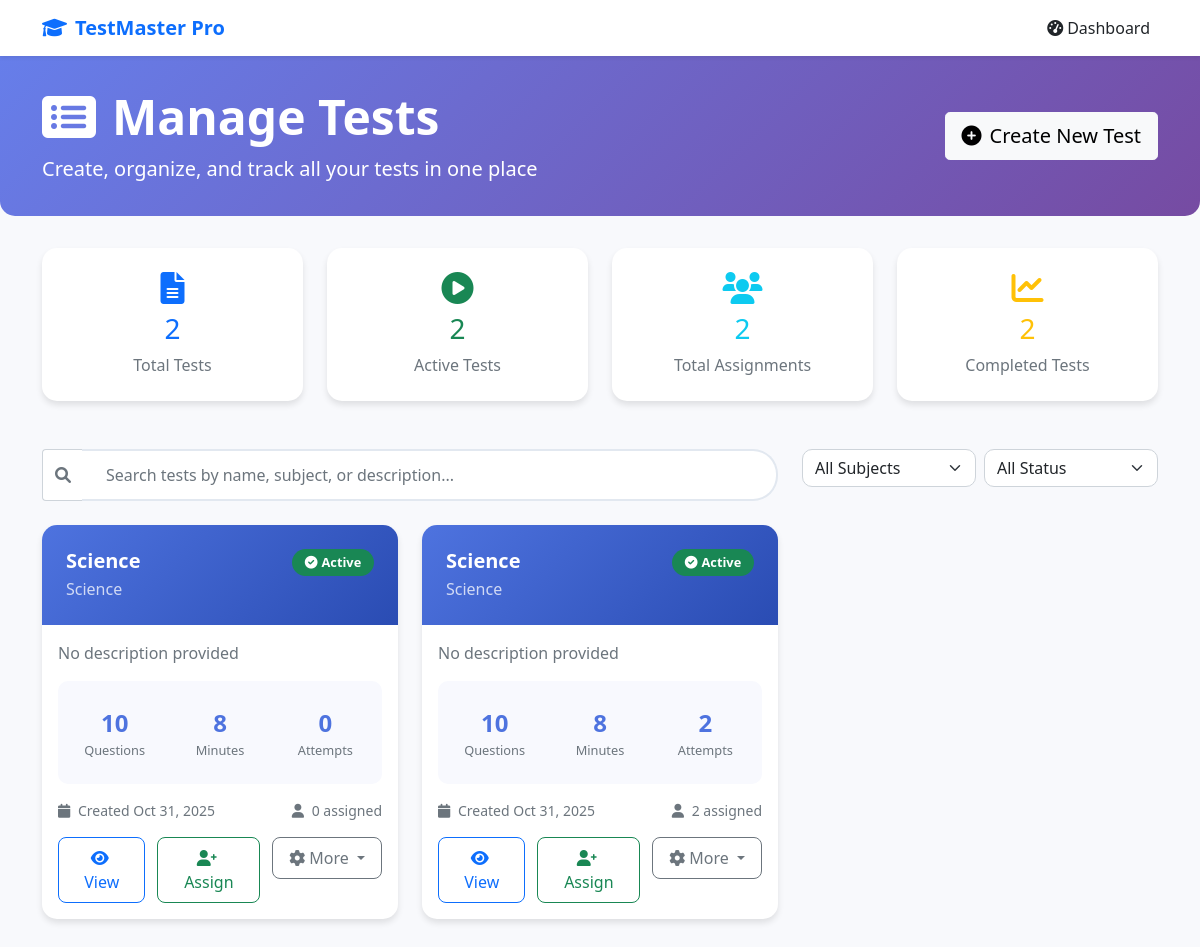
/teacher/tests (signed in), run on the app's committed database.
### models.py (models this page shows)
class TestPaper(db.Model):
    id = db.Column(db.Integer, primary_key=True)
    name = db.Column(db.String(200), nullable=False)
    description = db.Column(db.Text)
    subject = db.Column(db.String(100), nullable=False)
    total_questions = db.Column(db.Integer, nullable=False)
    duration = db.Column(db.Integer, nullable=False)
    created_by = db.Column(db.Integer, db.ForeignKey('user.id'), nullable=False)
    created_at = db.Column(db.DateTime, default=lambda: datetime.now(timezone.utc))
    is_active = db.Column(db.Boolean, default=True)
    questions = db.relationship('TestQuestion', backref='test_paper', cascade='all, delete-orphan')

### app.py (the view)
@app.route('/teacher/tests')
@login_required('teacher')
def manage_tests():
    tests = TestPaper.query.filter_by(created_by=session['user_id']).order_by(TestPaper.created_at.desc()).all()
    return render_template('manage_tests.html', tests=tests)

### app.py (called while the page is built)
def login_required(role=None):
    def decorator(f):
        @wraps(f)
        def decorated_function(*args, **kwargs):
            if 'user_id' not in session:
                flash('Please log in to access this page.', 'warning')
                return redirect(url_for('login'))
            user = db.session.get(User, session['user_id'])
            if not user or not user.is_active:
                session.clear()
                flash('Your account is not active or has been deleted.', 'danger')
                return redirect(url_for('login'))
            if role and session.get('role') != role:
                flash('You do not have permission to access this page.', 'danger')
                return redirect(url_for('dashboard'))
            return f(*args, **kwargs)
        return decorated_function
    return decorator

### templates/manage_tests.html (shortened to what this page needs)
<!DOCTYPE html>
<html lang="en">
<head>
    <link href="https://cdn.jsdelivr.net/npm/bootstrap@5.1.3/dist/css/bootstrap.min.css" rel="stylesheet">
    <link rel="stylesheet" href="https://cdnjs.cloudflare.com/ajax/libs/font-awesome/6.0.0/css/all.min.css">
</head>
<body>
    <nav class="navbar navbar-expand-lg navbar-light bg-white shadow-sm">
        <div class="container">
            <a class="navbar-brand fw-bold text-primary" href="{{ url_for('teacher_dashboard') }}">
                <i class="fas fa-graduation-cap me-2"></i>TestMaster Pro
            </a>
            <div class="navbar-nav ms-auto">
                <a class="nav-link text-dark" href="{{ url_for('teacher_dashboard') }}">
                    <i class="fas fa-tachometer-alt me-1"></i>Dashboard
                </a>
            </div>
        </div>
    </nav>
    <div class="dashboard-header">
        <div class="container">
            <div class="row align-items-center">
                <div class="col-md-8">
                    <h1 class="display-5 fw-bold mb-2"><i class="fas fa-list-alt me-3"></i>Manage Tests</h1>
                    <p class="lead mb-0">Create, organize, and track all your tests in one place</p>
                </div>
                <div class="col-md-4 text-end">
                    <a href="{{ url_for('create_test') }}" class="btn btn-light btn-lg">
                        <i class="fas fa-plus-circle me-2"></i>Create New Test
                    </a>
                </div>
            </div>
        </div>
    </div>
    <div class="container">
        <div class="row mb-4">
            <div class="col-md-3">
                <div class="quick-stats-card text-center">
                    <i class="fas fa-file-alt fa-2x text-primary mb-2"></i>
                    <h3 class="text-primary">{{ tests|length }}</h3>
                    <p class="text-muted mb-0">Total Tests</p>
                </div>
            </div>
            <div class="col-md-3">
                <div class="quick-stats-card text-center">
                    <i class="fas fa-play-circle fa-2x text-success mb-2"></i>
                    <h3 class="text-success">{{ tests|selectattr('is_active')|list|length }}</h3>
                    <p class="text-muted mb-0">Active Tests</p>
                </div>
            </div>
            <div class="col-md-3">
                <div class="quick-stats-card text-center">
                    <i class="fas fa-users fa-2x text-info mb-2"></i>
                    <h3 class="text-info">
                        {% set total_assignments = namespace(value=0) %}
                        {% for test in tests %}
                            {% set total_assignments.value = total_assignments.value + test.assignments|length %}
                        {% endfor %}
                        {{ total_assignments.value }}
                    </h3>
                    <p class="text-muted mb-0">Total Assignments</p>
                </div>
            </div>
            <div class="col-md-3">
                <div class="quick-stats-card text-center">
                    <i class="fas fa-chart-line fa-2x text-warning mb-2"></i>
                    <h3 class="text-warning">
                        {% set total_results = namespace(value=0) %}
                        {% for test in tests %}
                            {% set total_results.value = total_results.value + test.results|length %}
                        {% endfor %}
                        {{ total_results.value }}
                    </h3>
                    <p class="text-muted mb-0">Completed Tests</p>
                </div>
            </div>
        </div>
        <div class="row mb-4">
            <div class="col-md-8">
                <div class="input-group">
                    <span class="input-group-text bg-white border-end-0">
                        <i class="fas fa-search text-muted"></i>
                    </span>
                    <input type="text" class="form-control search-box border-start-0" placeholder="Search tests by name, subject, or description...">
                </div>
            </div>
            <div class="col-md-4">
                <div class="d-flex gap-2">
                    <select class="form-select filter-dropdown" id="subjectFilter">
                        <option value="">All Subjects</option>
                    </select>
                    <select class="form-select filter-dropdown" id="statusFilter">
                        <option value="">All Status</option>
                    </select>
                </div>
            </div>
        </div>
        <div class="row" id="testsContainer">
            {% if tests %}
                {% for test in tests %}
                <div class="col-lg-6 col-xl-4 mb-4 test-item" data-subject="{{ test.subject }}" data-status="{{ 'active' if test.is_active else 'inactive' }}">
                    <div class="test-card">
                        <div class="test-card-header">
                            <div class="d-flex justify-content-between align-items-start">
                                <div>
                                    <h5 class="mb-1 fw-bold">{{ test.name }}</h5>
                                    <p class="mb-0 opacity-75">{{ test.subject }}</p>
                                </div>
                                <span class="badge {% if test.is_active %}bg-success{% else %}bg-secondary{% endif %} badge-status">
                                    {% if test.is_active %}
                                    <i class="fas fa-check-circle me-1"></i>Active
                                    {% else %}
                                    <i class="fas fa-pause-circle me-1"></i>Inactive
                                    {% endif %}
                                </span>
                            </div>
                        </div>
                        <div class="card-body">
                            <p class="text-muted mb-3">{{ test.description or "No description provided" }}</p>
                            <div class="test-stats mb-3">
                                <div class="row text-center">
                                    <div class="col-4">
                                        <div class="stat-item">
                                            <div class="stat-number">{{ test.total_questions }}</div>
                                            <div class="stat-label">Questions</div>
                                        </div>
                                    </div>
                                    <div class="col-4">
                                        <div class="stat-item">
                                            <div class="stat-number">{{ test.duration }}</div>
                                            <div class="stat-label">Minutes</div>
                                        </div>
                                    </div>
                                    <div class="col-4">
                                        <div class="stat-item">
                                            <div class="stat-number">{{ test.results|length }}</div>
                                            <div class="stat-label">Attempts</div>
                                        </div>
                                    </div>
                                </div>
                            </div>
                            <div class="d-flex justify-content-between text-muted small mb-3">
                                <span>
                                    <i class="fas fa-calendar me-1"></i>
                                    Created {{ test.created_at.strftime('%b %d, %Y') }}
                                </span>
                                <span>
                                    <i class="fas fa-user me-1"></i>
                                    {{ test.assignments|length }} assigned
                                </span>
                            </div>
                            <div class="d-grid gap-2 d-md-flex justify-content-between">
                                <a href="{{ url_for('view_test', test_id=test.id) }}" class="btn btn-outline-primary action-btn flex-fill me-1">
                                    <i class="fas fa-eye me-1"></i>View
                                </a>
                                <a href="{{ url_for('assign_test_to_students', test_id=test.id) }}" class="btn btn-outline-success action-btn flex-fill me-1">
                                    <i class="fas fa-user-plus me-1"></i>Assign
                                </a>
                                <div class="dropdown">
                                    <button class="btn btn-outline-secondary action-btn dropdown-toggle" type="button" data-bs-toggle="dropdown">
                                        <i class="fas fa-cog me-1"></i>More
                                    </button>
                                </div>
                            </div>
                        </div>
                    </div>
                </div>
                {% endfor %}
            {% endif %}
        </div>
    </div>
</body>
</html>

### templates/manage_tests.html (style rules this page uses)
body { background-color: #f8f9fc; font-family: 'Segoe UI', Tahoma, Geneva, Verdana, sans-serif; }
.dashboard-header { background: linear-gradient(135deg, #667eea 0%, #764ba2 100%); color: white; padding: 2rem 0; margin-bottom: 2rem; border-radius: 0 0 15px 15px; }
.test-card { background: white; border: none; border-radius: 15px; box-shadow: 0 4px 6px rgba(0, 0, 0, 0.1); transition: all 0.3s ease; margin-bottom: 1.5rem; overflow: hidden; }
.test-card-header { background: linear-gradient(135deg, #4e73df 0%, #2a4cb3 100%); color: white; padding: 1.5rem; }
.test-stats { background: #f8f9fe; padding: 1rem; border-radius: 10px; }
.stat-item { text-align: center; padding: 0.5rem; }
.stat-number { font-size: 1.5rem; font-weight: bold; color: #4e73df; }
.stat-label { font-size: 0.8rem; color: #6c757d; }
.action-btn { border-radius: 8px; padding: 0.5rem 1rem; font-weight: 500; transition: all 0.3s; text-decoration: none; display: inline-block; }
.badge-status { font-size: 0.8rem; padding: 0.4rem 0.8rem; border-radius: 20px; }
.search-box { border-radius: 25px; border: 2px solid #e2e8f0; padding: 0.75rem 1.5rem; }
.filter-dropdown { border-radius: 10px; }
.quick-stats-card { background: white; border-radius: 15px; box-shadow: 0 4px 6px rgba(0, 0, 0, 0.1); padding: 1.5rem; margin-bottom: 1.5rem; }

### data on the page
TestPaper: name "Science", subject "Science", is_active True (drawn), description "No description provided", total_questions "10", duration "8", results|length "0", created_at "Oct 31, 2025", assignments|length "0"
TestPaper: name "Science", subject "Science", is_active True (drawn), description "No description provided", total_questions "10", duration "8", results|length "2", created_at "Oct 31, 2025", assignments|length "2"

### other printed values
{{ tests|length }} "2"
{{ tests|selectattr('is_active')|list|length }} "2"
{{ total_assignments.value }} "2"
{{ total_results.value }} "2"
